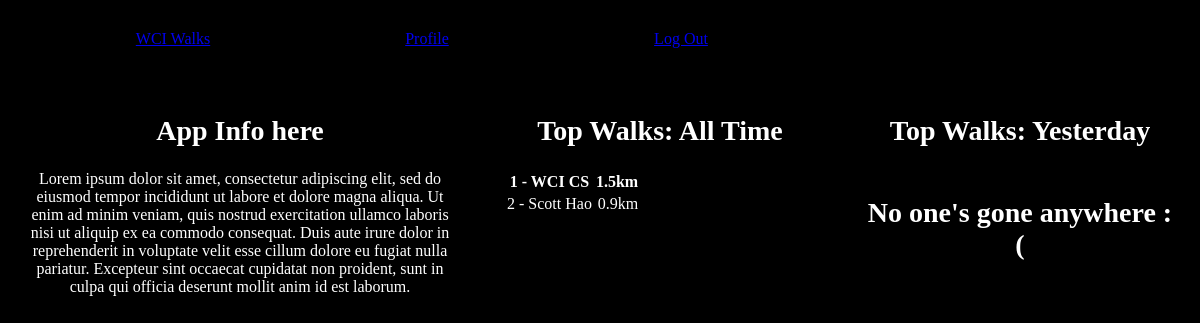
/ (signed in), run on the app's committed database.
### tables this page shows
CREATE TABLE users (
    id TEXT PRIMARY KEY,
    email TEXT UNIQUE NOT NULL,
    username TEXT NOT NULL,
    distance INTEGER NOT NULL,
    active TINYINT DEFAULT 1
);

### application/controllers/index.py (the view)
@bp.route('/', methods=('GET',))
def home():
    db = database.get_db()
    total = db.execute(
        'SELECT * FROM total'
    ).fetchone()
    return render_template(
        'index.html',
        alltimeleaderboard=get_all_time_leaderboard(),
        yesterdayleaderboard=get_day_leaderboard(datetime.date.today()-datetime.timedelta(days=1)),
        total=total
    )

### application/models/database.py (called while the page is built)
def get_db():
    if 'db' not in g:
        g.db = sqlite3.connect(
            current_app.config['DB'], detect_types=sqlite3.PARSE_DECLTYPES
        )
        g.db.row_factory = sqlite3.Row
    return g.db

def teardown_db(err=None):
    db = g.pop('db', None)
    if db is not None:
        db.close()

### application/models/user.py (called while the page is built)
@login_manager.user_loader
def load_user(userid):
    db = database.get_db()
    user = db.execute(
        'SELECT * FROM users WHERE id=?', (userid,)
    ).fetchone()
    if not user:
        return None
    return User(
        user['id'],
        user['email'],
        user['username'],
        user['distance'],
        user['active']
    )

### application/templates/utils.py (called while the page is built)
def get_all_time_leaderboard():
    db = database.get_db()
    userdistances = db.execute(
        "SELECT username, distance FROM users;"
    ).fetchall()
    userdistances.sort(key=lambda user: user[1], reverse=True)
    return userdistances[:15]

def get_day_leaderboard(date):
    db = database.get_db()
    userdistances = db.execute(
        "SELECT username, distance FROM walks WHERE walkdate=?;", (date,)
    ).fetchall()
    userdistances.sort(key=lambda user: user[1], reverse=True)
    return userdistances[:10]

### application/templates/index.html
{% extends "utils/layout.html" %}
{% block body %}
    <div class='columns'>
        <div class="column appinfo">
            <h2>App Info here</h2>
            <p>Lorem ipsum dolor sit amet,
                consectetur adipiscing elit,
                sed do eiusmod tempor incididunt
                ut labore et dolore magna aliqua.
                Ut enim ad minim veniam, quis
                nostrud exercitation ullamco
                laboris nisi ut aliquip ex ea
                commodo consequat. Duis aute irure
                dolor in reprehenderit in
                voluptate velit esse cillum dolore
                eu fugiat nulla pariatur.
                Excepteur sint occaecat cupidatat
                non proident, sunt in culpa qui
                officia deserunt mollit anim id
                est laborum.</p>
        </div>
        <div class="column leaderboard">
            <h2>Top Walks: All Time</h2>
            <table>
                {% if alltimeleaderboard|length > 0 and alltimeleaderboard[0][1] > 0 %}
                    <tr class="bold"><td>1 - {{alltimeleaderboard[0][0]}}</td><td class="d">{{alltimeleaderboard[0][1]}}km</td></tr>
                    {% for i in range(1, [alltimeleaderboard|length, 21] | min) %}
                        {% if alltimeleaderboard[i][1]>0 %}<tr><td>{{i+1}} - {{alltimeleaderboard[i][0]}}</td><td class="d">{{alltimeleaderboard[i][1]}}km</td></tr>{% endif %}
                    {% endfor %}
                {% else %}
                    <tr><td><h2>No one went anywhere yesterday.</h2></td></tr>
                {% endif %}
            </table>
        </div>
        <div class="column leaderboard">
            <h2>Top Walks: Yesterday</h2>
            <table>
                {% if yesterdayleaderboard|length > 0 and yesterdayleaderboard[0][1] > 0 %}
                    <tr class="bold"><td>1 - {{yesterdayleaderboard[0][0]}}</td><td class="d">{{yesterdayleaderboard[0][1]}}km</td></tr>
                    {% for i in range(1, [yesterdayleaderboard|length, 21] | min) %}
                        {% if yesterdayleaderboard[i][1]>0 %}<tr><td>{{i+1}} - {{yesterdayleaderboard[i][0]}}</td><td class="d">{{yesterdayleaderboard[i][1]}}km</td></tr>{% endif %}
                    {% endfor %}
                {% else %}
                    <tr><td><h2>No one's gone anywhere :(</h2></td></tr>
                {% endif %}
            </table>
        </div>
    </div>
{% endblock %}

### application/static/style.css (style rules this page uses)
body { margin: 0; padding: 0; background-color: black; color: white; }
h2 { font-size: 1.75em; }
.columns { margin: 20px 0; overflow: auto; text-align: center; }
.column { box-sizing: border-box; margin: 0; padding: 2%; float: left; text-align: center; }
.appinfo { width: 40%; min-width: 200px; }
.leaderboard { width: 30%; min-width: 200px; }
.bold { font-weight: bold; }
.d { float: right; }

### data on the page
users: username "WCI CS", distance "1.5"
users: username "Scott Hao", distance "0.9"

### other printed values
{{ i+1 }} "2"
